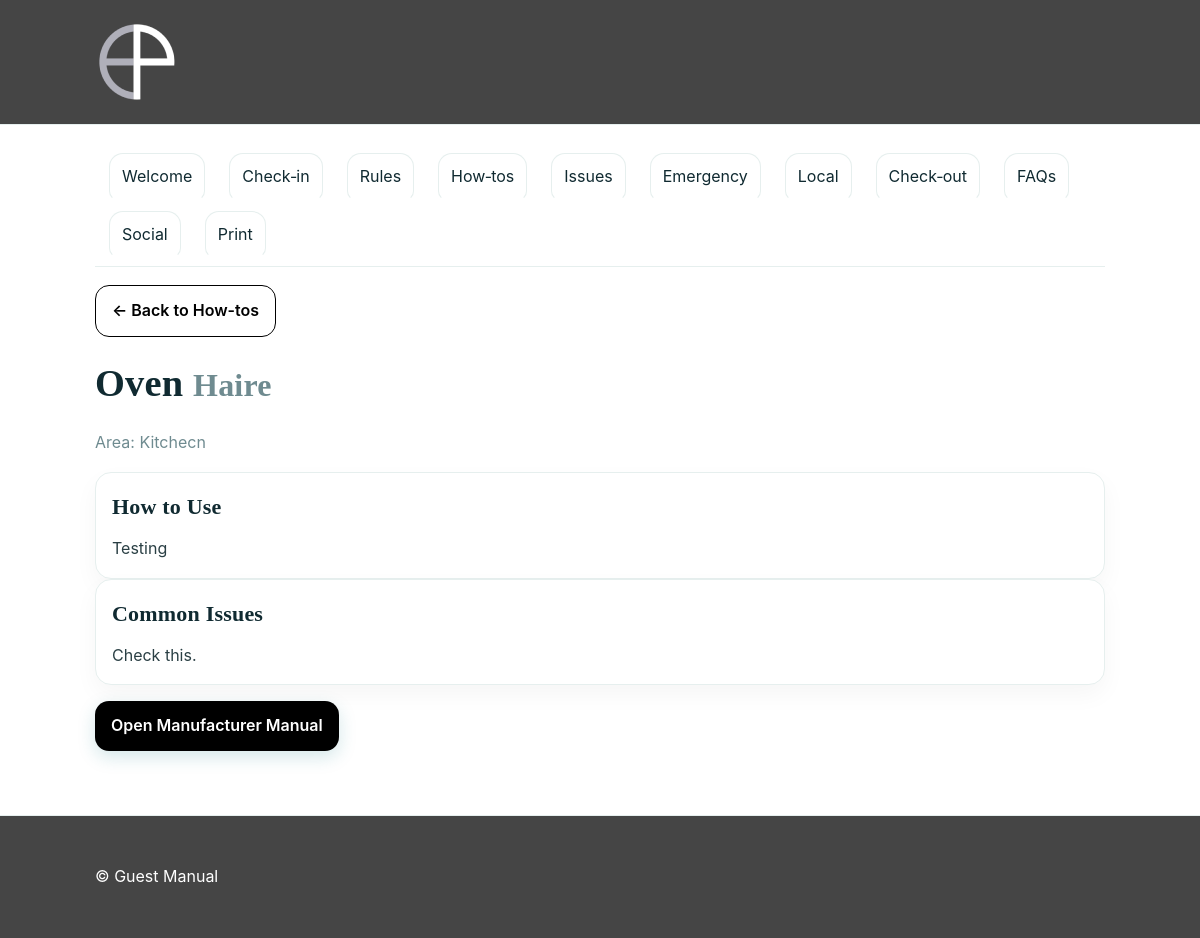
Page /p/kensington-suite-a/howto/1 on the committed database.
### models.py (models this page shows)
class HowTo(db.Model):
    id = db.Column(db.Integer, primary_key=True)
    area = db.Column(db.String(120))
    appliance = db.Column(db.String(120))
    brand_model = db.Column(db.String(120))
    how = db.Column(db.Text)
    manual_url = db.Column(db.String(500))
    issues = db.Column(db.Text)
    prop_id = db.Column(db.Integer, db.ForeignKey("property.id"))

### app.py (the view)
    @app.route("/p/<slug>/howto/<int:id>")
    def property_howto_detail(slug, id):
        prop = Property.query.filter_by(slug=slug).first_or_404()
        h = HowTo.query.get_or_404(id)
        if hasattr(h, "prop_id") and h.prop_id != prop.id:
            abort(404)
        return render_template("property/howto_detail.html", p=prop, h=h)

### templates/property/howto_detail.html
{% extends "base.html" %}
{% block content %}{% include "partials/property_nav.html" %}
<p><a href="{{ url_for('property_section', slug=p.slug, section='how-to') }}" class="btn ghost">← Back to How-tos</a></p>
<h1>{{ h.appliance }} <small class="muted">{{ h.brand_model }}</small></h1>
<p class="muted">Area: {{ h.area or 'General' }}</p>
<div class="card prose">
  <h3>How to Use</h3>
  <div>{{ h.how|safe }}</div>
</div>
{% if h.issues %}
<div class="card prose">
  <h3>Common Issues</h3>
  <div>{{ h.issues|safe }}</div>
</div>
{% endif %}
{% if h.manual_url %}
<p><a class="btn" target="_blank" href="{{ h.manual_url }}">Open Manufacturer Manual</a></p>
{% endif %}
{% endblock %}

### static/css/style.css (style rules this page uses)
:root { --primary:#000000; --ink:#102a31; --text:#2a3f44; --muted:#6f8b90; --paper:#ffffff; --canvas:#ffffff; --line:#e6efee; --accent:#e7f3f2 }
* { box-sizing:border-box }
html,body { margin:0;padding:0;max-width:100%;overflow-x:hidden }
body { font-family:"Inter",system-ui,-apple-system,Segoe UI,Roboto,Arial,sans-serif; color:var(--text);background:var(--canvas);line-height:1.6;font-size:16px }
h1,h2,h3 { color:var(--ink);letter-spacing:.2px;margin:0 0 12px;font-weight:700; font-family:ui-serif,Georgia,"Times New Roman",serif }
h1 { font-size:clamp(28px,3.2vw,40px) }
h3 { font-size:clamp(18px,2vw,22px) }
.muted { color:var(--muted) }
.container > * { max-width:100% }
.btn { display:inline-block;padding:12px 16px;border-radius:14px;background:var(--primary);color:#fff;text-decoration:none;border:none;cursor:pointer;font-weight:600;box-shadow:0 6px 18px rgba(14,124,134,.18) }
.btn.ghost { background:#fff;color:var(--primary);border:1px solid var(--primary);box-shadow:none }
.card { background:var(--paper);border:1px solid var(--line);border-radius:16px;padding:16px;text-decoration:none;color:inherit;box-shadow:0 10px 24px rgba(0,0,0,.04);max-width:100% }
.prose, .prose * , .wrap, .wrap * , .card p, .card .desc, .answer { overflow-wrap:anywhere; word-break:break-word; hyphens:auto; }

### rows in the picture
HowTo: appliance "Oven", brand_model "Haire", area "Kitchecn", how "Testing", issues "Check this."

### other values in the picture
{{ config.APP_NAME }} "Guest Manual"
